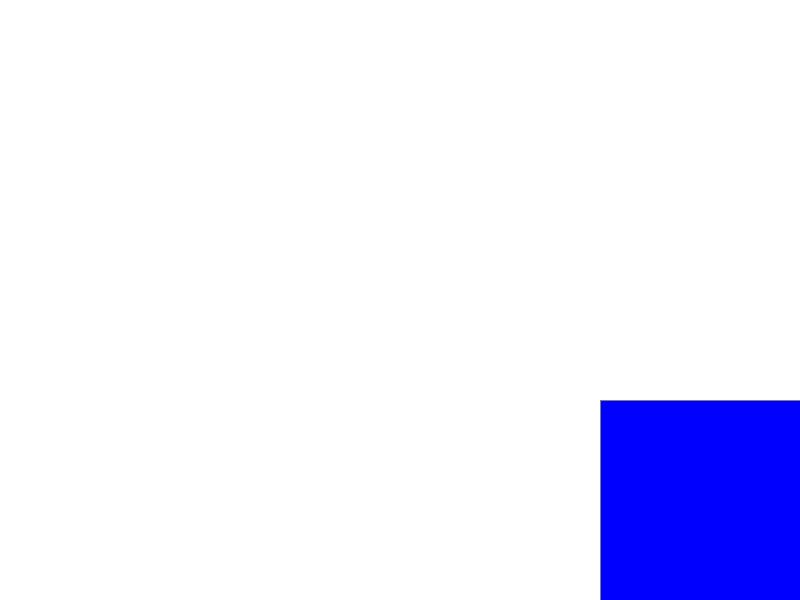
Frame 1 (no input)
Frame 60 (the mouse pressed at the canvas centre just before this capture): identical to frame 1, image omitted
Frame 120 (the mouse held since frame 60 and released just before this capture): identical to frame 1, image omitted

The Processing sketch that drew this single still picture (run headless with seeded random() and noise(); from frame 60 on, the mouse is pressed at the canvas centre):

// Processing sketch: mouse_clicked
// ── mouse_clicked.pde
void setup() {
    size(800, 600);
}

void draw() {
    background(255);

    println("mouseX: " + mouseX);
    println("mouseY: " + mouseY);

    fill(0, 0, 255);
    stroke(127);
    rect(width - 200, height - 200, 200, 200);

    int x1 = width - 200;
    int y1 = height - 200;
    int x2 = x1 + 200;
    int y2 = y1 + 200;

    if (mousePressed
        && mouseX >= x1 && mouseX <= x2
        && mouseY >= y1 && mouseY <= y2
    ) {
        fill(255, 0, 0);
        stroke(127);
        rect(100, 100, 200, 200);
    }
}
